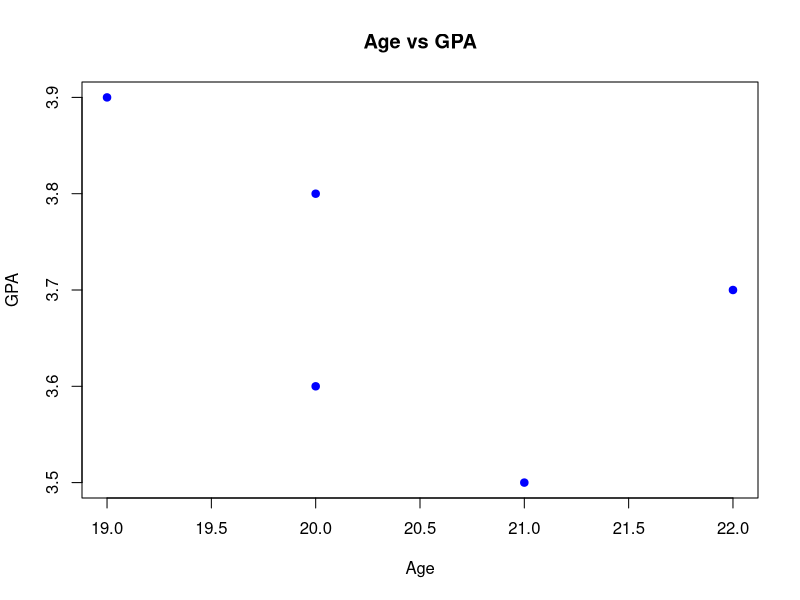
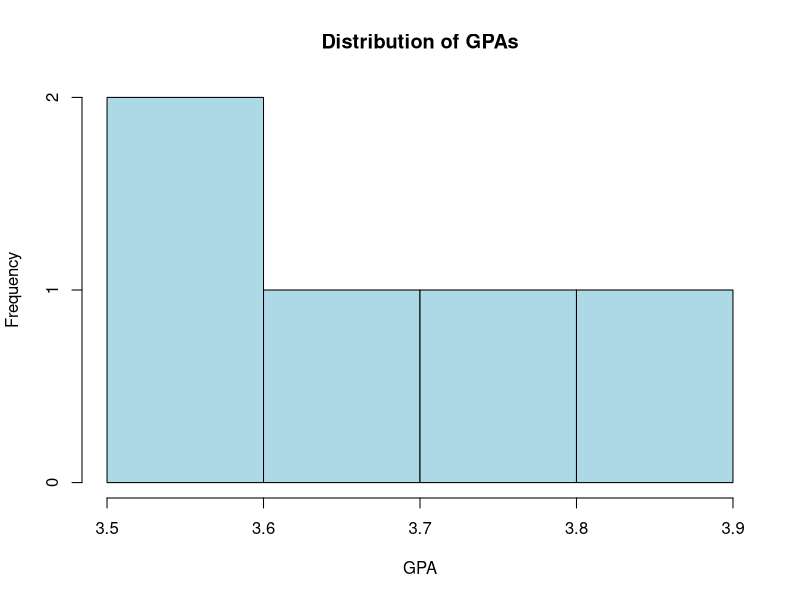
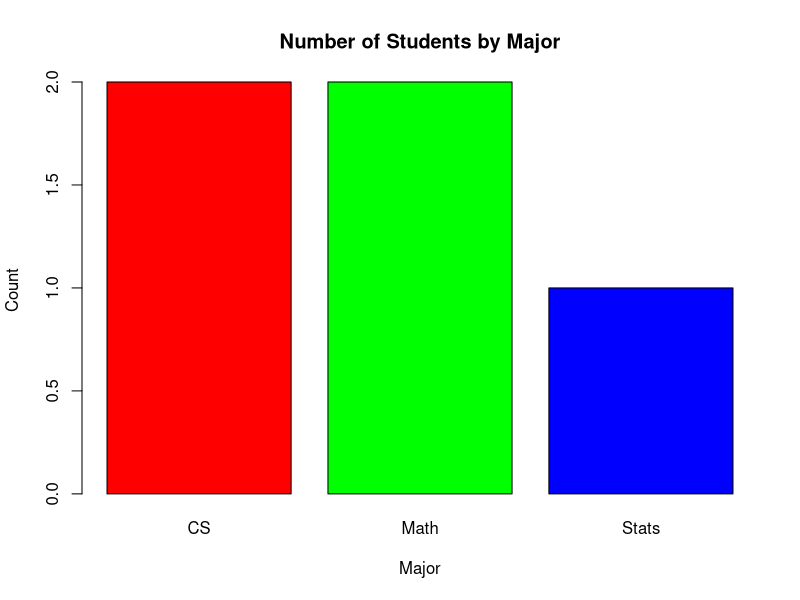
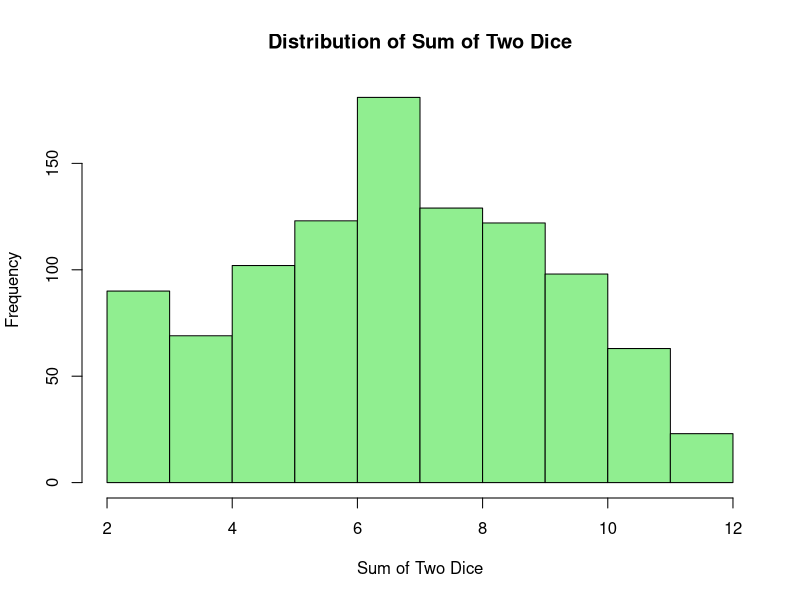
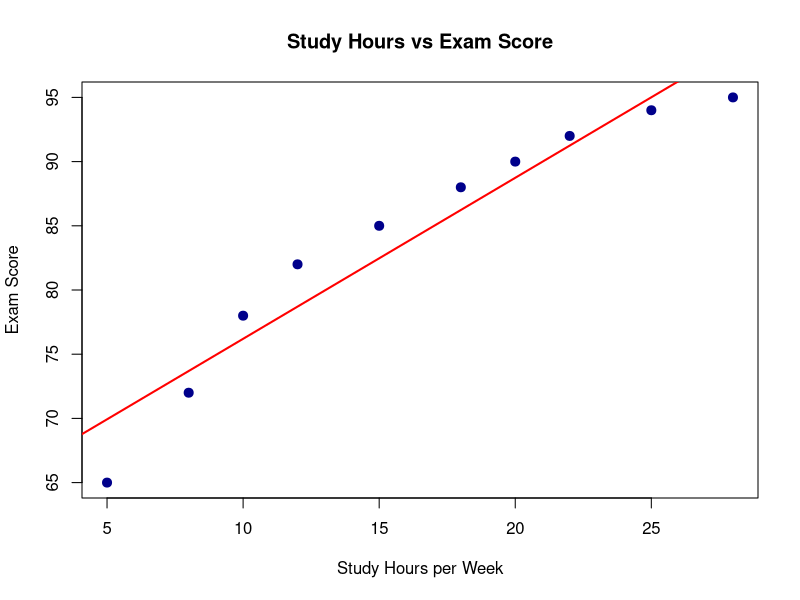
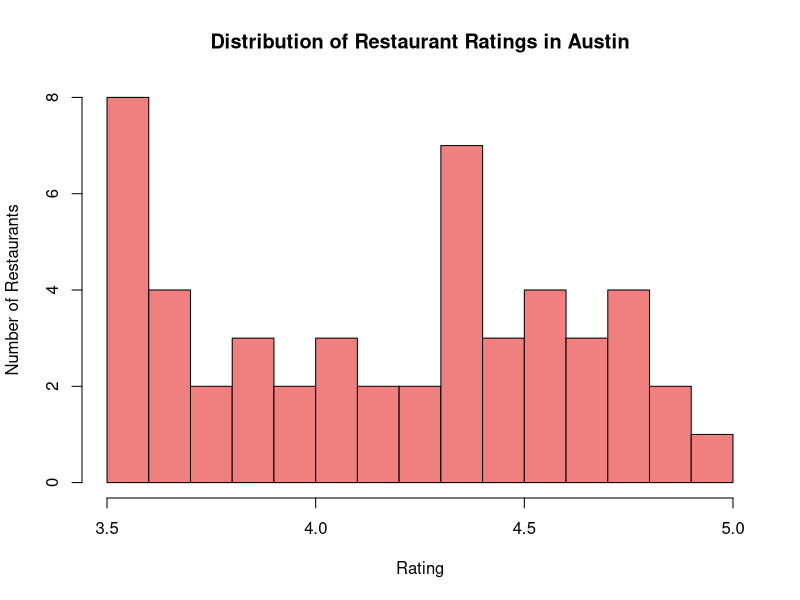
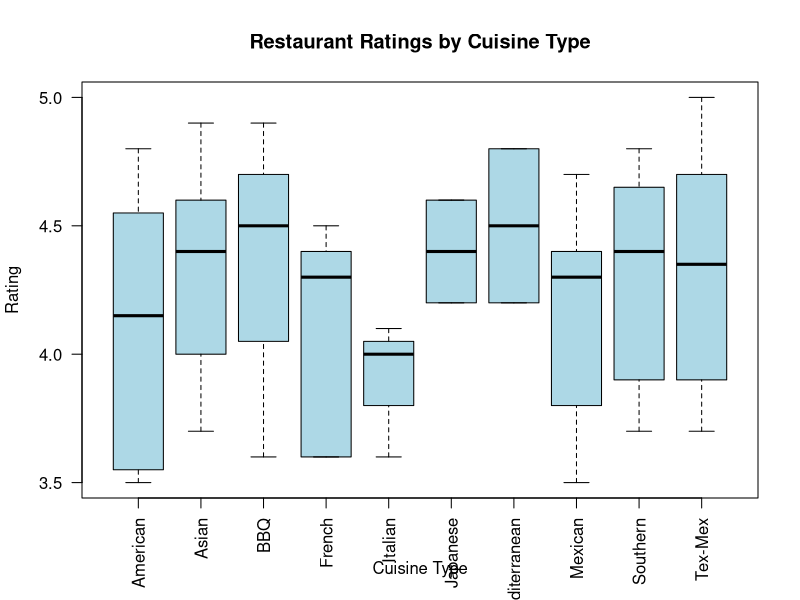
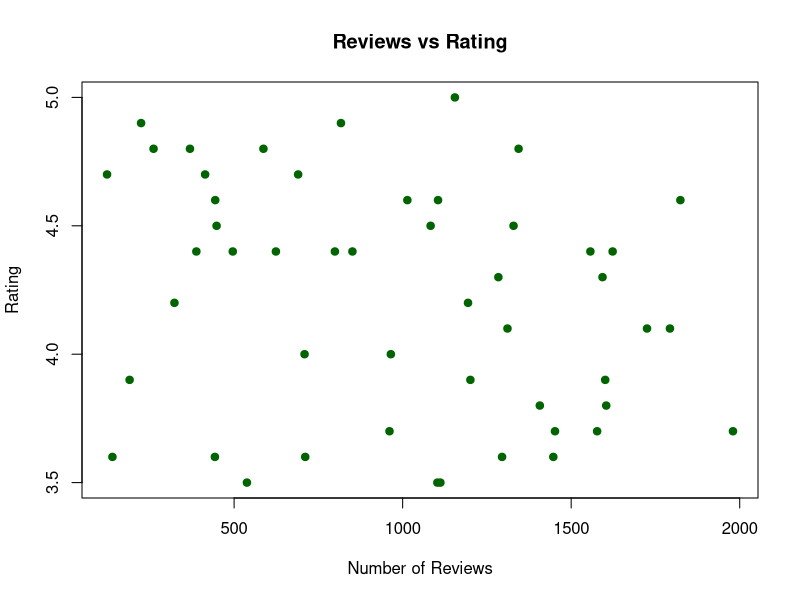

Write R code to recreate these figures, in order.
# Introduction to R
# Statistical Modeling and Learning
# Basic R concepts with interesting examples

# ============================================================================
# 1. BASIC OPERATIONS
# ============================================================================

# R as a calculator
2 + 3
10 * 5
sqrt(16)
2^3

# Variables
x <- 5
y <- 10
x + y

# ============================================================================
# 2. VECTORS (COLLECTIONS OF VALUES)
# ============================================================================

# Create vectors
ages <- c(18, 19, 20, 21, 22, 23, 24, 25)
heights <- c(65, 67, 68, 70, 72, 69, 71, 73)  # inches

# Basic operations on vectors
mean(ages)
sd(heights)
length(ages)

# Vectorized operations (R does this automatically!)
heights_cm <- heights * 2.54  # Convert to centimeters
heights_cm

# ============================================================================
# 3. DATA FRAMES (TABLES OF DATA)
# ============================================================================

# Create a data frame
students <- data.frame(
  name = c("Alice", "Bob", "Charlie", "Diana", "Eve"),
  age = c(20, 21, 19, 22, 20),
  gpa = c(3.8, 3.5, 3.9, 3.7, 3.6),
  major = c("Math", "CS", "Math", "Stats", "CS")
)

# View the data
students
head(students)
str(students)  # Structure of the data

# Access columns
students$age
students$gpa

# Basic summaries
summary(students)
mean(students$gpa)
table(students$major)

# ============================================================================
# 4. SUBSETTING DATA
# ============================================================================

# Get students with GPA > 3.7
high_gpa <- students[students$gpa > 3.7, ]
high_gpa

# Get just the names of math majors
math_majors <- students[students$major == "Math", "name"]
math_majors

# ============================================================================
# 5. BASIC PLOTTING
# ============================================================================

# Scatter plot: Age vs GPA
plot(students$age, students$gpa,
     xlab = "Age", ylab = "GPA",
     main = "Age vs GPA",
     pch = 19, col = "blue")

# Histogram of GPAs
hist(students$gpa,
     xlab = "GPA", ylab = "Frequency",
     main = "Distribution of GPAs",
     col = "lightblue")

# Bar plot of majors
barplot(table(students$major),
        xlab = "Major", ylab = "Count",
        main = "Number of Students by Major",
        col = c("red", "green", "blue"))

# ============================================================================
# 6. INTERESTING EXAMPLE: SIMULATING COIN FLIPS
# ============================================================================

# Simulate 100 coin flips
coin_flips <- sample(c("Heads", "Tails"), size = 100, replace = TRUE)
table(coin_flips)

# What proportion are heads?
mean(coin_flips == "Heads")

# Simulate 10,000 flips (law of large numbers!)
many_flips <- sample(c("Heads", "Tails"), size = 10000, replace = TRUE)
mean(many_flips == "Heads")  # Should be close to 0.5!

# ============================================================================
# 7. INTERESTING EXAMPLE: ROLLING DICE
# ============================================================================

# Roll a die 100 times
die_rolls <- sample(1:6, size = 100, replace = TRUE)
table(die_rolls)

# What's the average roll?
mean(die_rolls)  # Should be around 3.5

# Roll two dice and sum them
die1 <- sample(1:6, size = 1000, replace = TRUE)
die2 <- sample(1:6, size = 1000, replace = TRUE)
sums <- die1 + die2

# Plot the distribution
hist(sums, breaks = 2:12,
     xlab = "Sum of Two Dice",
     ylab = "Frequency",
     main = "Distribution of Sum of Two Dice",
     col = "lightgreen")

# ============================================================================
# 8. INTERESTING EXAMPLE: STUDENT PERFORMANCE
# ============================================================================

# Create data on study hours and exam scores
study_hours <- c(5, 8, 10, 12, 15, 18, 20, 22, 25, 28)
exam_scores <- c(65, 72, 78, 82, 85, 88, 90, 92, 94, 95)

# Plot the relationship
plot(study_hours, exam_scores,
     xlab = "Study Hours per Week",
     ylab = "Exam Score",
     main = "Study Hours vs Exam Score",
     pch = 19, col = "darkblue", cex = 1.2)

# Add a trend line
abline(lm(exam_scores ~ study_hours), col = "red", lwd = 2)

# Correlation
cor(study_hours, exam_scores)

# ============================================================================
# 9. INTERESTING EXAMPLE: AUSTIN RESTAURANT RATINGS
# ============================================================================

# Load the Austin restaurants data
# Note: Adjust the path based on where you run this script from
# If running from the code/ directory, use: "../data/austin_restaurants.csv"
# If running from the StatisticalModeling/ directory, use: "data/austin_restaurants.csv"
restaurants <- read.csv("../data/austin_restaurants.csv")

# Explore the data
head(restaurants)
str(restaurants)
summary(restaurants)

# What's the average rating?
mean(restaurants$rating)

# Which cuisine type has the highest average rating?
aggregate(rating ~ cuisine, data = restaurants, FUN = mean)

# How many restaurants in each neighborhood?
table(restaurants$neighborhood)

# Plot: Rating distribution
hist(restaurants$rating,
     xlab = "Rating", ylab = "Number of Restaurants",
     main = "Distribution of Restaurant Ratings in Austin",
     col = "lightcoral",
     breaks = seq(3.5, 5.0, by = 0.1))

# Plot: Ratings by cuisine type
boxplot(rating ~ cuisine, data = restaurants,
        xlab = "Cuisine Type", ylab = "Rating",
        main = "Restaurant Ratings by Cuisine Type",
        las = 2,  # Rotate x-axis labels
        col = "lightblue")

# Find restaurants with rating >= 4.5
top_restaurants <- restaurants[restaurants$rating >= 4.5, ]
top_restaurants[, c("name", "cuisine", "rating", "price_range")]

# Relationship between number of reviews and rating?
plot(restaurants$reviews, restaurants$rating,
     xlab = "Number of Reviews", ylab = "Rating",
     main = "Reviews vs Rating",
     pch = 19, col = "darkgreen")
cor(restaurants$reviews, restaurants$rating)

# ============================================================================
# 10. WORKING WITH REAL DATA: LOADING CSV FILES
# ============================================================================

# Example: Load a CSV file
# data <- read.csv("path/to/your/file.csv")
# head(data)

# ============================================================================
# 11. USEFUL FUNCTIONS TO KNOW
# ============================================================================

# Sequences
1:10
seq(0, 1, by = 0.1)

# Repeating values
rep("Hello", 5)
rep(c("A", "B"), each = 3)

# Random numbers
rnorm(10)  # 10 random numbers from normal distribution
runif(10)  # 10 random numbers from uniform distribution

# Rounding
round(3.14159, 2)
ceiling(3.2)
floor(3.8)

# ============================================================================
# 12. CONDITIONAL LOGIC
# ============================================================================

# If-else statements
score <- 85
if (score >= 90) {
  grade <- "A"
} else if (score >= 80) {
  grade <- "B"
} else {
  grade <- "C or below"
}
grade

# ============================================================================
# 13. LOOPS (BUT VECTORIZED OPERATIONS ARE USUALLY BETTER!)
# ============================================================================

# For loop example
squares <- numeric(10)
for (i in 1:10) {
  squares[i] <- i^2
}
squares

# But this is better (vectorized):
(1:10)^2

# ============================================================================
# 14. FUNCTIONS
# ============================================================================

# Create your own function
convert_f_to_c <- function(fahrenheit) {
  celsius <- (fahrenheit - 32) * 5/9
  return(celsius)
}

convert_f_to_c(32)   # Freezing point
convert_f_to_c(212)  # Boiling point

# ============================================================================
# 15. PACKAGES (EXTENDING R'S CAPABILITIES)
# ============================================================================

# Install a package (only need to do once)
# install.packages("ggplot2")

# Load a package (need to do each session)
# library(ggplot2)

# ============================================================================
# TIPS FOR BEGINNERS
# ============================================================================

# 1. Use <- for assignment (not =)
# 2. R is case-sensitive: Age != age
# 3. Use # for comments
# 4. Get help: ?function_name or help(function_name)
# 5. RStudio is your friend - use it!
# 6. Google is your friend - R has great online resources
# 7. Practice with real data - it's more fun!

# Try these:
# ?mean
# ?plot
# ?data.frame

